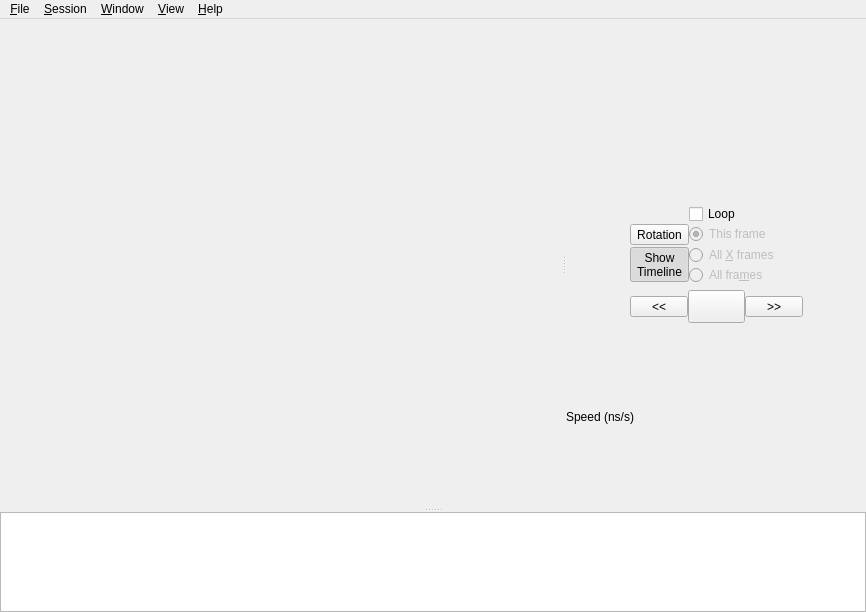
<?xml version="1.0" encoding="UTF-8"?>
<ui version="4.0">
 <class>MainWindow</class>
 <widget class="QMainWindow" name="MainWindow">
  <property name="geometry">
   <rect>
    <x>0</x>
    <y>0</y>
    <width>866</width>
    <height>612</height>
   </rect>
  </property>
  <property name="sizePolicy">
   <sizepolicy hsizetype="Preferred" vsizetype="Preferred">
    <horstretch>1</horstretch>
    <verstretch>0</verstretch>
   </sizepolicy>
  </property>
  <property name="windowTitle">
   <string>Steamshovel</string>
  </property>
  <widget class="QWidget" name="centralwidget">
   <property name="sizePolicy">
    <sizepolicy hsizetype="Expanding" vsizetype="Expanding">
     <horstretch>0</horstretch>
     <verstretch>0</verstretch>
    </sizepolicy>
   </property>
   <layout class="QGridLayout" name="gridLayout_4">
    <property name="leftMargin">
     <number>0</number>
    </property>
    <property name="topMargin">
     <number>0</number>
    </property>
    <property name="rightMargin">
     <number>0</number>
    </property>
    <property name="bottomMargin">
     <number>0</number>
    </property>
    <property name="spacing">
     <number>0</number>
    </property>
    <item row="0" column="0">
     <widget class="QSplitter" name="horizontal_splitter">
      <property name="orientation">
       <enum>Qt::Vertical</enum>
      </property>
      <widget class="QWidget" name="content" native="true">
       <property name="sizePolicy">
        <sizepolicy hsizetype="Expanding" vsizetype="Expanding">
         <horstretch>0</horstretch>
         <verstretch>0</verstretch>
        </sizepolicy>
       </property>
       <layout class="QHBoxLayout" name="horizontalLayout_6">
        <property name="spacing">
         <number>0</number>
        </property>
        <property name="leftMargin">
         <number>0</number>
        </property>
        <property name="topMargin">
         <number>0</number>
        </property>
        <property name="rightMargin">
         <number>0</number>
        </property>
        <property name="bottomMargin">
         <number>0</number>
        </property>
        <item>
         <widget class="QSplitter" name="vertical_splitter">
          <property name="orientation">
           <enum>Qt::Horizontal</enum>
          </property>
          <widget class="QWidget" name="left_side" native="true">
           <property name="sizePolicy">
            <sizepolicy hsizetype="Expanding" vsizetype="Expanding">
             <horstretch>10</horstretch>
             <verstretch>0</verstretch>
            </sizepolicy>
           </property>
           <property name="minimumSize">
            <size>
             <width>0</width>
             <height>0</height>
            </size>
           </property>
           <layout class="QVBoxLayout" name="verticalLayout_2">
            <property name="spacing">
             <number>5</number>
            </property>
            <property name="leftMargin">
             <number>0</number>
            </property>
            <property name="topMargin">
             <number>0</number>
            </property>
            <property name="rightMargin">
             <number>0</number>
            </property>
            <property name="bottomMargin">
             <number>0</number>
            </property>
            <item>
             <widget class="QStackedWidget" name="stackedWidget">
              <property name="sizePolicy">
               <sizepolicy hsizetype="Expanding" vsizetype="Expanding">
                <horstretch>1</horstretch>
                <verstretch>0</verstretch>
               </sizepolicy>
              </property>
              <widget class="QWidget" name="view3D">
               <property name="sizePolicy">
                <sizepolicy hsizetype="Expanding" vsizetype="Expanding">
                 <horstretch>0</horstretch>
                 <verstretch>0</verstretch>
                </sizepolicy>
               </property>
               <layout class="QHBoxLayout" name="horizontalLayout_4">
                <property name="leftMargin">
                 <number>0</number>
                </property>
                <property name="topMargin">
                 <number>0</number>
                </property>
                <property name="rightMargin">
                 <number>0</number>
                </property>
                <property name="bottomMargin">
                 <number>0</number>
                </property>
                <item>
                 <widget class="I3GLWidget" name="gl_widget" native="true">
                  <property name="sizePolicy">
                   <sizepolicy hsizetype="Expanding" vsizetype="Expanding">
                    <horstretch>10</horstretch>
                    <verstretch>0</verstretch>
                   </sizepolicy>
                  </property>
                 </widget>
                </item>
               </layout>
              </widget>
              <widget class="QWidget" name="viewSpreadsheet">
               <property name="sizePolicy">
                <sizepolicy hsizetype="Expanding" vsizetype="Expanding">
                 <horstretch>0</horstretch>
                 <verstretch>0</verstretch>
                </sizepolicy>
               </property>
               <layout class="QHBoxLayout" name="horizontalLayout_2">
                <property name="leftMargin">
                 <number>0</number>
                </property>
                <property name="topMargin">
                 <number>0</number>
                </property>
                <property name="rightMargin">
                 <number>0</number>
                </property>
                <property name="bottomMargin">
                 <number>0</number>
                </property>
                <item>
                 <widget class="QTableView" name="frame_table_view">
                  <property name="alternatingRowColors">
                   <bool>true</bool>
                  </property>
                  <property name="selectionMode">
                   <enum>QAbstractItemView::NoSelection</enum>
                  </property>
                 </widget>
                </item>
               </layout>
              </widget>
             </widget>
            </item>
            <item>
             <widget class="TimelineWidget" name="timeline_widget" native="true">
              <property name="sizePolicy">
               <sizepolicy hsizetype="Ignored" vsizetype="Fixed">
                <horstretch>0</horstretch>
                <verstretch>0</verstretch>
               </sizepolicy>
              </property>
              <property name="minimumSize">
               <size>
                <width>0</width>
                <height>70</height>
               </size>
              </property>
              <property name="baseSize">
               <size>
                <width>0</width>
                <height>0</height>
               </size>
              </property>
             </widget>
            </item>
           </layout>
           <zorder>timeline_widget</zorder>
           <zorder>stackedWidget</zorder>
          </widget>
          <widget class="QSplitter" name="right_side">
           <property name="sizePolicy">
            <sizepolicy hsizetype="Fixed" vsizetype="Expanding">
             <horstretch>0</horstretch>
             <verstretch>0</verstretch>
            </sizepolicy>
           </property>
           <property name="minimumSize">
            <size>
             <width>300</width>
             <height>0</height>
            </size>
           </property>
           <property name="baseSize">
            <size>
             <width>300</width>
             <height>0</height>
            </size>
           </property>
           <property name="orientation">
            <enum>Qt::Vertical</enum>
           </property>
           <widget class="QStackedWidget" name="controls">
            <property name="sizePolicy">
             <sizepolicy hsizetype="MinimumExpanding" vsizetype="Ignored">
              <horstretch>0</horstretch>
              <verstretch>0</verstretch>
             </sizepolicy>
            </property>
            <widget class="QWidget" name="controlsPage">
             <property name="sizePolicy">
              <sizepolicy hsizetype="Preferred" vsizetype="Expanding">
               <horstretch>0</horstretch>
               <verstretch>1</verstretch>
              </sizepolicy>
             </property>
             <layout class="QVBoxLayout" name="verticalLayout">
              <property name="spacing">
               <number>3</number>
              </property>
              <property name="leftMargin">
               <number>0</number>
              </property>
              <property name="topMargin">
               <number>0</number>
              </property>
              <property name="rightMargin">
               <number>0</number>
              </property>
              <property name="bottomMargin">
               <number>0</number>
              </property>
              <item>
               <widget class="ScenarioWidget" name="scenario_widget" native="true"/>
              </item>
              <item>
               <layout class="QHBoxLayout" name="horizontalLayout_5">
                <property name="spacing">
                 <number>0</number>
                </property>
                <item>
                 <spacer name="horizontalSpacer_3">
                  <property name="orientation">
                   <enum>Qt::Horizontal</enum>
                  </property>
                  <property name="sizeHint" stdset="0">
                   <size>
                    <width>13</width>
                    <height>17</height>
                   </size>
                  </property>
                 </spacer>
                </item>
                <item>
                 <widget class="QWidget" name="buttonWidget" native="true">
                  <property name="sizePolicy">
                   <sizepolicy hsizetype="Fixed" vsizetype="Fixed">
                    <horstretch>0</horstretch>
                    <verstretch>0</verstretch>
                   </sizepolicy>
                  </property>
                  <property name="minimumSize">
                   <size>
                    <width>150</width>
                    <height>0</height>
                   </size>
                  </property>
                  <property name="baseSize">
                   <size>
                    <width>0</width>
                    <height>200</height>
                   </size>
                  </property>
                  <layout class="QGridLayout" name="gridLayout_3">
                   <property name="leftMargin">
                    <number>0</number>
                   </property>
                   <property name="topMargin">
                    <number>0</number>
                   </property>
                   <property name="rightMargin">
                    <number>0</number>
                   </property>
                   <property name="bottomMargin">
                    <number>0</number>
                   </property>
                   <property name="horizontalSpacing">
                    <number>0</number>
                   </property>
                   <property name="verticalSpacing">
                    <number>5</number>
                   </property>
                   <item row="1" column="0">
                    <layout class="QHBoxLayout" name="horizontalLayout">
                     <item>
                      <widget class="QToolButton" name="button_rewind">
                       <property name="sizePolicy">
                        <sizepolicy hsizetype="Preferred" vsizetype="Fixed">
                         <horstretch>0</horstretch>
                         <verstretch>0</verstretch>
                        </sizepolicy>
                       </property>
                       <property name="text">
                        <string>&lt;&lt;</string>
                       </property>
                       <property name="icon">
                        <iconset>
                         <normaloff>:/resources/Rewind.png</normaloff>:/resources/Rewind.png</iconset>
                       </property>
                      </widget>
                     </item>
                     <item>
                      <widget class="QToolButton" name="button_playstop">
                       <property name="sizePolicy">
                        <sizepolicy hsizetype="Preferred" vsizetype="Fixed">
                         <horstretch>0</horstretch>
                         <verstretch>0</verstretch>
                        </sizepolicy>
                       </property>
                       <property name="icon">
                        <iconset>
                         <normaloff>:/resources/Play.png</normaloff>:/resources/Play.png</iconset>
                       </property>
                       <property name="iconSize">
                        <size>
                         <width>30</width>
                         <height>26</height>
                        </size>
                       </property>
                       <property name="checkable">
                        <bool>true</bool>
                       </property>
                       <property name="arrowType">
                        <enum>Qt::NoArrow</enum>
                       </property>
                      </widget>
                     </item>
                     <item>
                      <widget class="QToolButton" name="button_forward">
                       <property name="sizePolicy">
                        <sizepolicy hsizetype="Preferred" vsizetype="Fixed">
                         <horstretch>0</horstretch>
                         <verstretch>0</verstretch>
                        </sizepolicy>
                       </property>
                       <property name="text">
                        <string>&gt;&gt;</string>
                       </property>
                       <property name="icon">
                        <iconset>
                         <normaloff>:/resources/FastForward.png</normaloff>:/resources/FastForward.png</iconset>
                       </property>
                      </widget>
                     </item>
                    </layout>
                   </item>
                   <item row="0" column="0">
                    <layout class="QGridLayout" name="gridLayout_2">
                     <property name="rightMargin">
                      <number>0</number>
                     </property>
                     <item row="0" column="1">
                      <widget class="QCheckBox" name="loop_box">
                       <property name="enabled">
                        <bool>true</bool>
                       </property>
                       <property name="sizePolicy">
                        <sizepolicy hsizetype="Minimum" vsizetype="Fixed">
                         <horstretch>0</horstretch>
                         <verstretch>0</verstretch>
                        </sizepolicy>
                       </property>
                       <property name="minimumSize">
                        <size>
                         <width>0</width>
                         <height>0</height>
                        </size>
                       </property>
                       <property name="text">
                        <string>Loop</string>
                       </property>
                       <property name="checkable">
                        <bool>true</bool>
                       </property>
                      </widget>
                     </item>
                     <item row="3" column="1">
                      <widget class="QRadioButton" name="loopall_button">
                       <property name="enabled">
                        <bool>false</bool>
                       </property>
                       <property name="sizePolicy">
                        <sizepolicy hsizetype="Preferred" vsizetype="Fixed">
                         <horstretch>0</horstretch>
                         <verstretch>0</verstretch>
                        </sizepolicy>
                       </property>
                       <property name="minimumSize">
                        <size>
                         <width>0</width>
                         <height>0</height>
                        </size>
                       </property>
                       <property name="text">
                        <string>All fra&amp;mes</string>
                       </property>
                      </widget>
                     </item>
                     <item row="2" column="0" rowspan="3">
                      <widget class="QToolButton" name="timeline_toggle">
                       <property name="text">
                        <string>Show
Timeline</string>
                       </property>
                       <property name="checkable">
                        <bool>true</bool>
                       </property>
                       <property name="checked">
                        <bool>true</bool>
                       </property>
                      </widget>
                     </item>
                     <item row="2" column="1">
                      <widget class="QRadioButton" name="loopallx_button">
                       <property name="enabled">
                        <bool>false</bool>
                       </property>
                       <property name="sizePolicy">
                        <sizepolicy hsizetype="Preferred" vsizetype="Fixed">
                         <horstretch>0</horstretch>
                         <verstretch>0</verstretch>
                        </sizepolicy>
                       </property>
                       <property name="minimumSize">
                        <size>
                         <width>114</width>
                         <height>0</height>
                        </size>
                       </property>
                       <property name="text">
                        <string>All &amp;X frames</string>
                       </property>
                      </widget>
                     </item>
                     <item row="1" column="1">
                      <widget class="QRadioButton" name="loop1_button">
                       <property name="enabled">
                        <bool>false</bool>
                       </property>
                       <property name="sizePolicy">
                        <sizepolicy hsizetype="Preferred" vsizetype="Fixed">
                         <horstretch>0</horstretch>
                         <verstretch>0</verstretch>
                        </sizepolicy>
                       </property>
                       <property name="minimumSize">
                        <size>
                         <width>0</width>
                         <height>0</height>
                        </size>
                       </property>
                       <property name="text">
                        <string>This frame</string>
                       </property>
                       <property name="checked">
                        <bool>true</bool>
                       </property>
                      </widget>
                     </item>
                     <item row="1" column="0">
                      <widget class="QToolButton" name="rotationButton">
                       <property name="text">
                        <string>Rotation</string>
                       </property>
                       <property name="checkable">
                        <bool>true</bool>
                       </property>
                       <property name="checked">
                        <bool>false</bool>
                       </property>
                      </widget>
                     </item>
                    </layout>
                   </item>
                  </layout>
                 </widget>
                </item>
                <item>
                 <spacer name="horizontalSpacer_4">
                  <property name="orientation">
                   <enum>Qt::Horizontal</enum>
                  </property>
                  <property name="sizeHint" stdset="0">
                   <size>
                    <width>13</width>
                    <height>17</height>
                   </size>
                  </property>
                 </spacer>
                </item>
               </layout>
              </item>
              <item>
               <layout class="QHBoxLayout" name="horizontalLayout_3">
                <item>
                 <widget class="QLabel" name="label">
                  <property name="sizePolicy">
                   <sizepolicy hsizetype="Minimum" vsizetype="Preferred">
                    <horstretch>0</horstretch>
                    <verstretch>0</verstretch>
                   </sizepolicy>
                  </property>
                  <property name="text">
                   <string>Speed (ns/s)</string>
                  </property>
                 </widget>
                </item>
                <item>
                 <widget class="ShovelSlider" name="speed_slider" native="true">
                  <property name="sizePolicy">
                   <sizepolicy hsizetype="Preferred" vsizetype="Preferred">
                    <horstretch>1</horstretch>
                    <verstretch>0</verstretch>
                   </sizepolicy>
                  </property>
                 </widget>
                </item>
               </layout>
              </item>
             </layout>
            </widget>
            <widget class="ShellWidget" name="shell_widget"/>
           </widget>
          </widget>
         </widget>
        </item>
       </layout>
      </widget>
      <widget class="FramePicker" name="frame_picker">
       <property name="sizePolicy">
        <sizepolicy hsizetype="Expanding" vsizetype="Fixed">
         <horstretch>0</horstretch>
         <verstretch>0</verstretch>
        </sizepolicy>
       </property>
       <property name="minimumSize">
        <size>
         <width>0</width>
         <height>100</height>
        </size>
       </property>
       <property name="maximumSize">
        <size>
         <width>16777215</width>
         <height>100</height>
        </size>
       </property>
       <property name="focusPolicy">
        <enum>Qt::NoFocus</enum>
       </property>
       <property name="autoFillBackground">
        <bool>false</bool>
       </property>
       <property name="renderHints">
        <set>QPainter::Antialiasing|QPainter::TextAntialiasing</set>
       </property>
      </widget>
     </widget>
    </item>
   </layout>
  </widget>
  <widget class="QMenuBar" name="menuBar">
   <property name="geometry">
    <rect>
     <x>0</x>
     <y>0</y>
     <width>866</width>
     <height>26</height>
    </rect>
   </property>
   <widget class="QMenu" name="menuFile">
    <property name="title">
     <string>&amp;File</string>
    </property>
    <addaction name="actionOpen_file"/>
    <addaction name="actionSave_frame"/>
    <addaction name="actionReload_all"/>
    <addaction name="actionClose_all"/>
    <addaction name="separator"/>
    <addaction name="actionQuit"/>
   </widget>
   <widget class="QMenu" name="menuWindow">
    <property name="title">
     <string>&amp;Window</string>
    </property>
    <addaction name="actionToggle_full_screen"/>
    <addaction name="actionToggle_TV_mode"/>
    <addaction name="separator"/>
    <addaction name="action_New_Window"/>
    <addaction name="separator"/>
    <addaction name="action3D_View"/>
    <addaction name="actionSpreadsheet_View"/>
    <addaction name="actionShow_python_prompt"/>
    <addaction name="separator"/>
    <addaction name="actionScreenshot"/>
    <addaction name="actionProjection"/>
    <addaction name="actionMovie"/>
    <addaction name="separator"/>
    <addaction name="actionConfiguration"/>
   </widget>
   <widget class="QMenu" name="menuView">
    <property name="title">
     <string>&amp;View</string>
    </property>
    <widget class="QMenu" name="menuFocus_on">
     <property name="title">
      <string>&amp;Focus on...</string>
     </property>
     <addaction name="actionFocusIceCube_origin"/>
     <addaction name="actionFocusIceTop"/>
     <addaction name="actionFocusIceCenter"/>
     <addaction name="separator"/>
    </widget>
    <addaction name="actionChange_background_color"/>
    <addaction name="separator"/>
    <addaction name="actionPerspective_camera"/>
    <addaction name="actionViewXY"/>
    <addaction name="actionViewYZ"/>
    <addaction name="actionViewXZ"/>
    <addaction name="actionReset_camera"/>
    <addaction name="menuFocus_on"/>
    <addaction name="actionLock_camera"/>
   </widget>
   <widget class="SessionMenu" name="menuSession">
    <property name="title">
     <string>&amp;Session</string>
    </property>
    <addaction name="separator"/>
    <addaction name="actionOpen_session"/>
    <addaction name="actionSave_session"/>
    <addaction name="separator"/>
    <addaction name="actionClear_session"/>
   </widget>
   <widget class="QMenu" name="menuHelp">
    <property name="title">
     <string>&amp;Help</string>
    </property>
    <addaction name="actionHelp"/>
    <addaction name="actionMessageLog"/>
   </widget>
   <addaction name="menuFile"/>
   <addaction name="menuSession"/>
   <addaction name="menuWindow"/>
   <addaction name="menuView"/>
   <addaction name="menuHelp"/>
  </widget>
  <action name="actionOpen_file">
   <property name="text">
    <string>&amp;Open files...</string>
   </property>
   <property name="shortcut">
    <string>Ctrl+O</string>
   </property>
  </action>
  <action name="actionQuit">
   <property name="text">
    <string>&amp;Quit</string>
   </property>
  </action>
  <action name="actionToggle_full_screen">
   <property name="text">
    <string>&amp;Full screen</string>
   </property>
   <property name="shortcut">
    <string>Ctrl+F</string>
   </property>
  </action>
  <action name="actionToggle_TV_mode">
   <property name="text">
    <string> T&amp;V mode</string>
   </property>
  </action>
  <action name="action3D_View">
   <property name="checkable">
    <bool>true</bool>
   </property>
   <property name="checked">
    <bool>true</bool>
   </property>
   <property name="text">
    <string>&amp;3D View</string>
   </property>
  </action>
  <action name="actionSpreadsheet_View">
   <property name="checkable">
    <bool>true</bool>
   </property>
   <property name="text">
    <string>&amp;Table View</string>
   </property>
  </action>
  <action name="actionScreenshot">
   <property name="text">
    <string>&amp;Screenshot...</string>
   </property>
  </action>
  <action name="actionMovie">
   <property name="enabled">
    <bool>true</bool>
   </property>
   <property name="text">
    <string>&amp;Movie...</string>
   </property>
  </action>
  <action name="actionChange_background_color">
   <property name="text">
    <string>&amp;Change background color...</string>
   </property>
  </action>
  <action name="actionPerspective_camera">
   <property name="checkable">
    <bool>true</bool>
   </property>
   <property name="checked">
    <bool>true</bool>
   </property>
   <property name="text">
    <string>&amp;Perspective view</string>
   </property>
  </action>
  <action name="actionShow_python_prompt">
   <property name="checkable">
    <bool>true</bool>
   </property>
   <property name="checked">
    <bool>false</bool>
   </property>
   <property name="text">
    <string>Show &amp;Python shell</string>
   </property>
   <property name="shortcut">
    <string>Ctrl+T</string>
   </property>
  </action>
  <action name="actionFocusIceCube_origin">
   <property name="text">
    <string>&amp;IceCube (origin)</string>
   </property>
  </action>
  <action name="actionFocusIceTop">
   <property name="text">
    <string>I&amp;ceTop</string>
   </property>
  </action>
  <action name="actionFocusIceCenter">
   <property name="text">
    <string>Ic&amp;eCenter</string>
   </property>
  </action>
  <action name="actionOpen_session">
   <property name="text">
    <string>&amp;Open session</string>
   </property>
  </action>
  <action name="actionSave_session">
   <property name="text">
    <string>&amp;Save session</string>
   </property>
  </action>
  <action name="actionReset_camera">
   <property name="text">
    <string>&amp;Reset view</string>
   </property>
  </action>
  <action name="actionClear_session">
   <property name="text">
    <string>&amp;Clear session</string>
   </property>
  </action>
  <action name="actionHelp">
   <property name="text">
    <string>Steamshovel &amp;Help</string>
   </property>
   <property name="shortcut">
    <string>F1</string>
   </property>
  </action>
  <action name="actionConfiguration">
   <property name="text">
    <string>&amp;Configuration</string>
   </property>
  </action>
  <action name="actionClose_all">
   <property name="text">
    <string>&amp;Close all</string>
   </property>
   <property name="shortcut">
    <string>Ctrl+C</string>
   </property>
  </action>
  <action name="actionSave_frame">
   <property name="text">
    <string>&amp;Save Frame...</string>
   </property>
   <property name="shortcut">
    <string>Ctrl+S</string>
   </property>
  </action>
  <action name="actionLock_camera">
   <property name="checkable">
    <bool>true</bool>
   </property>
   <property name="text">
    <string>&amp;Lock camera</string>
   </property>
  </action>
  <action name="actionMessageLog">
   <property name="text">
    <string>Message &amp;Log</string>
   </property>
  </action>
  <action name="actionViewXY">
   <property name="text">
    <string>&amp;Top view (xy-plane)</string>
   </property>
  </action>
  <action name="actionViewYZ">
   <property name="text">
    <string>Side view (&amp;yz-plane)</string>
   </property>
  </action>
  <action name="actionViewXZ">
   <property name="text">
    <string>Side view (&amp;xz-plane)</string>
   </property>
  </action>
  <action name="actionReload_all">
   <property name="text">
    <string>&amp;Reload all</string>
   </property>
   <property name="shortcut">
    <string>Ctrl+R</string>
   </property>
  </action>
  <action name="action_New_Window">
   <property name="text">
    <string>&amp;New Window</string>
   </property>
  </action>
  <action name="actionProjection">
   <property name="text">
    <string>3D &amp;Projection...</string>
   </property>
   <property name="toolTip">
    <string>3D Projection</string>
   </property>
  </action>
 </widget>
 <customwidgets>
  <customwidget>
   <class>ShellWidget</class>
   <extends>QWidget</extends>
   <header>steamshovel/ShellWidget.h</header>
   <container>1</container>
  </customwidget>
  <customwidget>
   <class>I3GLWidget</class>
   <extends>QWidget</extends>
   <header>steamshovel/I3GLWidget.h</header>
   <container>1</container>
  </customwidget>
  <customwidget>
   <class>TimelineWidget</class>
   <extends>QWidget</extends>
   <header>steamshovel/TimelineWidget.h</header>
   <container>1</container>
   <slots>
    <slot>togglePlay(bool)</slot>
    <slot>rewind()</slot>
    <slot>fastForward()</slot>
    <slot>setLooping(bool)</slot>
    <slot>setLoopOne()</slot>
    <slot>setLoopAll()</slot>
    <slot>setLoopAllX()</slot>
   </slots>
  </customwidget>
  <customwidget>
   <class>FramePicker</class>
   <extends>QGraphicsView</extends>
   <header>steamshovel/FramePicker.h</header>
  </customwidget>
  <customwidget>
   <class>ScenarioWidget</class>
   <extends>QWidget</extends>
   <header>steamshovel/ScenarioWidget.h</header>
   <container>1</container>
  </customwidget>
  <customwidget>
   <class>SessionMenu</class>
   <extends>QMenu</extends>
   <header>steamshovel/SessionMenu.h</header>
  </customwidget>
  <customwidget>
   <class>ShovelSlider</class>
   <extends>QWidget</extends>
   <header>steamshovel/ShovelSlider.h</header>
   <container>1</container>
  </customwidget>
 </customwidgets>
 <resources/>
 <connections>
  <connection>
   <sender>timeline_toggle</sender>
   <signal>toggled(bool)</signal>
   <receiver>timeline_widget</receiver>
   <slot>setVisible(bool)</slot>
   <hints>
    <hint type="sourcelabel">
     <x>768</x>
     <y>561</y>
    </hint>
    <hint type="destinationlabel">
     <x>647</x>
     <y>643</y>
    </hint>
   </hints>
  </connection>
  <connection>
   <sender>loop_box</sender>
   <signal>toggled(bool)</signal>
   <receiver>loop1_button</receiver>
   <slot>setEnabled(bool)</slot>
   <hints>
    <hint type="sourcelabel">
     <x>886</x>
     <y>475</y>
    </hint>
    <hint type="destinationlabel">
     <x>886</x>
     <y>504</y>
    </hint>
   </hints>
  </connection>
  <connection>
   <sender>loop_box</sender>
   <signal>toggled(bool)</signal>
   <receiver>loopall_button</receiver>
   <slot>setEnabled(bool)</slot>
   <hints>
    <hint type="sourcelabel">
     <x>886</x>
     <y>475</y>
    </hint>
    <hint type="destinationlabel">
     <x>886</x>
     <y>562</y>
    </hint>
   </hints>
  </connection>
  <connection>
   <sender>button_playstop</sender>
   <signal>clicked(bool)</signal>
   <receiver>timeline_widget</receiver>
   <slot>togglePlay(bool)</slot>
   <hints>
    <hint type="sourcelabel">
     <x>807</x>
     <y>597</y>
    </hint>
    <hint type="destinationlabel">
     <x>647</x>
     <y>643</y>
    </hint>
   </hints>
  </connection>
  <connection>
   <sender>button_rewind</sender>
   <signal>pressed()</signal>
   <receiver>timeline_widget</receiver>
   <slot>rewind()</slot>
   <hints>
    <hint type="sourcelabel">
     <x>771</x>
     <y>600</y>
    </hint>
    <hint type="destinationlabel">
     <x>588</x>
     <y>641</y>
    </hint>
   </hints>
  </connection>
  <connection>
   <sender>button_forward</sender>
   <signal>pressed()</signal>
   <receiver>timeline_widget</receiver>
   <slot>fastForward()</slot>
   <hints>
    <hint type="sourcelabel">
     <x>843</x>
     <y>600</y>
    </hint>
    <hint type="destinationlabel">
     <x>592</x>
     <y>639</y>
    </hint>
   </hints>
  </connection>
  <connection>
   <sender>loop_box</sender>
   <signal>toggled(bool)</signal>
   <receiver>loopallx_button</receiver>
   <slot>setEnabled(bool)</slot>
   <hints>
    <hint type="sourcelabel">
     <x>831</x>
     <y>464</y>
    </hint>
    <hint type="destinationlabel">
     <x>831</x>
     <y>523</y>
    </hint>
   </hints>
  </connection>
  <connection>
   <sender>loop_box</sender>
   <signal>toggled(bool)</signal>
   <receiver>timeline_widget</receiver>
   <slot>setLooping(bool)</slot>
   <hints>
    <hint type="sourcelabel">
     <x>831</x>
     <y>464</y>
    </hint>
    <hint type="destinationlabel">
     <x>345</x>
     <y>618</y>
    </hint>
   </hints>
  </connection>
  <connection>
   <sender>loop1_button</sender>
   <signal>clicked()</signal>
   <receiver>timeline_widget</receiver>
   <slot>setLoopOne()</slot>
   <hints>
    <hint type="sourcelabel">
     <x>831</x>
     <y>493</y>
    </hint>
    <hint type="destinationlabel">
     <x>345</x>
     <y>618</y>
    </hint>
   </hints>
  </connection>
  <connection>
   <sender>loopall_button</sender>
   <signal>clicked()</signal>
   <receiver>timeline_widget</receiver>
   <slot>setLoopAll()</slot>
   <hints>
    <hint type="sourcelabel">
     <x>864</x>
     <y>550</y>
    </hint>
    <hint type="destinationlabel">
     <x>464</x>
     <y>614</y>
    </hint>
   </hints>
  </connection>
  <connection>
   <sender>loopallx_button</sender>
   <signal>clicked()</signal>
   <receiver>timeline_widget</receiver>
   <slot>setLoopAllX()</slot>
   <hints>
    <hint type="sourcelabel">
     <x>791</x>
     <y>523</y>
    </hint>
    <hint type="destinationlabel">
     <x>525</x>
     <y>622</y>
    </hint>
   </hints>
  </connection>
 </connections>
</ui>
